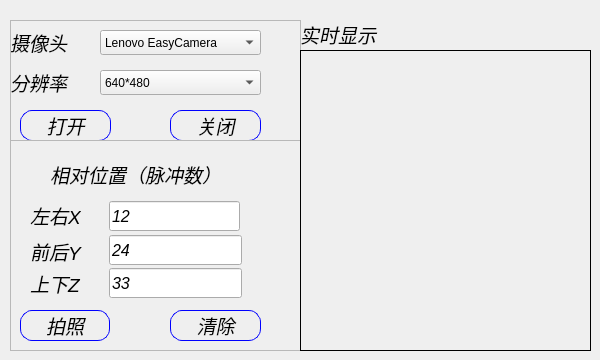
       <widget class="QWidget" name="page_Camera">
        <widget class="QFrame" name="frame_20">
         <property name="geometry">
          <rect>
           <x>10</x>
           <y>20</y>
           <width>291</width>
           <height>121</height>
          </rect>
         </property>
         <property name="styleSheet">
          <string notr="true">frame_20{border:1px solid white}</string>
         </property>
         <property name="frameShape">
          <enum>QFrame::StyledPanel</enum>
         </property>
         <property name="frameShadow">
          <enum>QFrame::Raised</enum>
         </property>
         <widget class="QComboBox" name="comboBox_Ratio">
          <property name="geometry">
           <rect>
            <x>90</x>
            <y>50</y>
            <width>161</width>
            <height>25</height>
           </rect>
          </property>
          <item>
           <property name="text">
            <string>640*480</string>
           </property>
          </item>
          <item>
           <property name="text">
            <string>800*600</string>
           </property>
          </item>
          <item>
           <property name="text">
            <string>1024*768</string>
           </property>
          </item>
          <item>
           <property name="text">
            <string>1280*720</string>
           </property>
          </item>
         </widget>
         <widget class="QComboBox" name="comboBox_Device_Name">
          <property name="geometry">
           <rect>
            <x>90</x>
            <y>10</y>
            <width>161</width>
            <height>25</height>
           </rect>
          </property>
          <item>
           <property name="text">
            <string>Lenovo EasyCamera</string>
           </property>
          </item>
          <item>
           <property name="text">
            <string>LRCP USB2.0</string>
           </property>
          </item>
         </widget>
         <widget class="QPushButton" name="btn_open_camera">
          <property name="geometry">
           <rect>
            <x>10</x>
            <y>90</y>
            <width>91</width>
            <height>31</height>
           </rect>
          </property>
          <property name="font">
           <font>
            <family>Arial</family>
            <pointsize>14</pointsize>
            <italic>true</italic>
           </font>
          </property>
          <property name="styleSheet">
           <string notr="true">QPushButton{
 background:transparent;
 color: rgb(0, 0, 0);
 border-style:outset;
 border:1px solid blue;
 border-radius:12px
}

QPushButton:hover{
 background-color: rgb(45, 104, 125);
 border-style: inset;
}

QPushButton:checked{ 
 background-color: rgb(6, 99, 130);
 color: blue;
}</string>
          </property>
          <property name="text">
           <string>打开</string>
          </property>
         </widget>
         <widget class="QLabel" name="label_253">
          <property name="geometry">
           <rect>
            <x>0</x>
            <y>52</y>
            <width>61</width>
            <height>21</height>
           </rect>
          </property>
          <property name="font">
           <font>
            <family>Arial</family>
            <pointsize>14</pointsize>
            <italic>true</italic>
           </font>
          </property>
          <property name="styleSheet">
           <string notr="true">color: rgb(0, 0, 0);</string>
          </property>
          <property name="text">
           <string>分辨率</string>
          </property>
         </widget>
         <widget class="QLabel" name="label_2">
          <property name="geometry">
           <rect>
            <x>0</x>
            <y>12</y>
            <width>71</width>
            <height>21</height>
           </rect>
          </property>
          <property name="font">
           <font>
            <family>Arial</family>
            <pointsize>14</pointsize>
            <italic>true</italic>
           </font>
          </property>
          <property name="styleSheet">
           <string notr="true">color: rgb(0, 0, 0);</string>
          </property>
          <property name="text">
           <string>摄像头</string>
          </property>
         </widget>
         <widget class="QPushButton" name="btn_open_camera_2">
          <property name="geometry">
           <rect>
            <x>160</x>
            <y>90</y>
            <width>91</width>
            <height>31</height>
           </rect>
          </property>
          <property name="font">
           <font>
            <family>Arial</family>
            <pointsize>14</pointsize>
            <italic>true</italic>
           </font>
          </property>
          <property name="styleSheet">
           <string notr="true">QPushButton{
 background:transparent;
 color: rgb(0, 0, 0);
 border-style:outset;
 border:1px solid blue;
 border-radius:12px
}

QPushButton:hover{
 background-color: rgb(45, 104, 125);
 border-style: inset;
}

QPushButton:checked{ 
 background-color: rgb(6, 99, 130);
 color: blue;
}</string>
          </property>
          <property name="text">
           <string>关闭</string>
          </property>
         </widget>
        </widget>
        <widget class="QFrame" name="frame_22">
         <property name="geometry">
          <rect>
           <x>10</x>
           <y>140</y>
           <width>291</width>
           <height>211</height>
          </rect>
         </property>
         <property name="frameShape">
          <enum>QFrame::StyledPanel</enum>
         </property>
         <property name="frameShadow">
          <enum>QFrame::Raised</enum>
         </property>
         <widget class="QLineEdit" name="lineEdit_head_back_Y">
          <property name="geometry">
           <rect>
            <x>99</x>
            <y>95</y>
            <width>133</width>
            <height>30</height>
           </rect>
          </property>
          <property name="font">
           <font>
            <family>Arial</family>
            <pointsize>12</pointsize>
            <italic>true</italic>
           </font>
          </property>
          <property name="text">
           <string>24</string>
          </property>
         </widget>
         <widget class="QPushButton" name="btn_cut_Image">
          <property name="geometry">
           <rect>
            <x>10</x>
            <y>170</y>
            <width>90</width>
            <height>31</height>
           </rect>
          </property>
          <property name="font">
           <font>
            <family>Arial</family>
            <pointsize>14</pointsize>
            <italic>true</italic>
           </font>
          </property>
          <property name="styleSheet">
           <string notr="true">QPushButton{
 background:transparent;
 color: rgb(0, 0, 0);
 border-style:outset;
 border:1px solid blue;
 border-radius:12px
}

QPushButton:hover{
 background-color: rgb(45, 104, 125);
 border-style: inset;
}

QPushButton:checked{ 
 background-color: rgb(6, 99, 130);
 color: blue;
}</string>
          </property>
          <property name="text">
           <string>拍照</string>
          </property>
         </widget>
         <widget class="QLineEdit" name="lineEdit_Left_Right_X">
          <property name="geometry">
           <rect>
            <x>99</x>
            <y>61</y>
            <width>131</width>
            <height>30</height>
           </rect>
          </property>
          <property name="font">
           <font>
            <family>Arial</family>
            <pointsize>12</pointsize>
            <italic>true</italic>
           </font>
          </property>
          <property name="text">
           <string>12</string>
          </property>
         </widget>
         <widget class="QLabel" name="label_254">
          <property name="geometry">
           <rect>
            <x>20</x>
            <y>132</y>
            <width>51</width>
            <height>22</height>
           </rect>
          </property>
          <property name="font">
           <font>
            <family>Arial</family>
            <pointsize>14</pointsize>
            <italic>true</italic>
           </font>
          </property>
          <property name="styleSheet">
           <string notr="true">color: rgb(0, 0, 0);</string>
          </property>
          <property name="text">
           <string>上下Z</string>
          </property>
         </widget>
         <widget class="QLineEdit" name="lineEdit_Up_Down_Z">
          <property name="geometry">
           <rect>
            <x>99</x>
            <y>128</y>
            <width>133</width>
            <height>30</height>
           </rect>
          </property>
          <property name="font">
           <font>
            <family>Arial</family>
            <pointsize>12</pointsize>
            <italic>true</italic>
           </font>
          </property>
          <property name="text">
           <string>33</string>
          </property>
         </widget>
         <widget class="QLabel" name="label_255">
          <property name="geometry">
           <rect>
            <x>20</x>
            <y>96</y>
            <width>61</width>
            <height>31</height>
           </rect>
          </property>
          <property name="font">
           <font>
            <family>Arial</family>
            <pointsize>14</pointsize>
            <italic>true</italic>
           </font>
          </property>
          <property name="styleSheet">
           <string notr="true">color: rgb(0, 0, 0);</string>
          </property>
          <property name="text">
           <string>前后Y</string>
          </property>
         </widget>
         <widget class="QLabel" name="label_256">
          <property name="geometry">
           <rect>
            <x>20</x>
            <y>64</y>
            <width>51</width>
            <height>22</height>
           </rect>
          </property>
          <property name="font">
           <font>
            <family>Arial</family>
            <pointsize>14</pointsize>
            <italic>true</italic>
           </font>
          </property>
          <property name="styleSheet">
           <string notr="true">color: rgb(0, 0, 0);</string>
          </property>
          <property name="text">
           <string>左右X</string>
          </property>
         </widget>
         <widget class="QPushButton" name="btn_remove_Image">
          <property name="geometry">
           <rect>
            <x>160</x>
            <y>170</y>
            <width>91</width>
            <height>31</height>
           </rect>
          </property>
          <property name="font">
           <font>
            <family>Arial</family>
            <pointsize>14</pointsize>
            <italic>true</italic>
           </font>
          </property>
          <property name="styleSheet">
           <string notr="true">QPushButton{
 background:transparent;
 color: rgb(0, 0, 0);
 border-style:outset;
 border:1px solid blue;
 border-radius:12px
}

QPushButton:hover{
 background-color: rgb(45, 104, 125);
 border-style: inset;
}

QPushButton:checked{ 
 background-color: rgb(6, 99, 130);
 color: blue;
}</string>
          </property>
          <property name="text">
           <string>清除</string>
          </property>
         </widget>
         <widget class="QLabel" name="label_257">
          <property name="geometry">
           <rect>
            <x>40</x>
            <y>20</y>
            <width>181</width>
            <height>28</height>
           </rect>
          </property>
          <property name="font">
           <font>
            <family>Arial</family>
            <pointsize>14</pointsize>
            <italic>true</italic>
           </font>
          </property>
          <property name="styleSheet">
           <string notr="true">color: rgb(0, 0, 0);</string>
          </property>
          <property name="text">
           <string>相对位置（脉冲数）</string>
          </property>
         </widget>
        </widget>
        <widget class="QWidget" name="Vedio_Area" native="true">
         <property name="geometry">
          <rect>
           <x>300</x>
           <y>50</y>
           <width>291</width>
           <height>301</height>
          </rect>
         </property>
         <property name="styleSheet">
          <string notr="true">border:1px solid black</string>
         </property>
        </widget>
        <widget class="QLabel" name="label_258">
         <property name="geometry">
          <rect>
           <x>300</x>
           <y>20</y>
           <width>84</width>
           <height>28</height>
          </rect>
         </property>
         <property name="font">
          <font>
           <family>Arial</family>
           <pointsize>14</pointsize>
           <italic>true</italic>
          </font>
         </property>
         <property name="styleSheet">
          <string notr="true">color: rgb(0, 0, 0);</string>
         </property>
         <property name="text">
          <string>实时显示：</string>
         </property>
        </widget>
       </widget>
